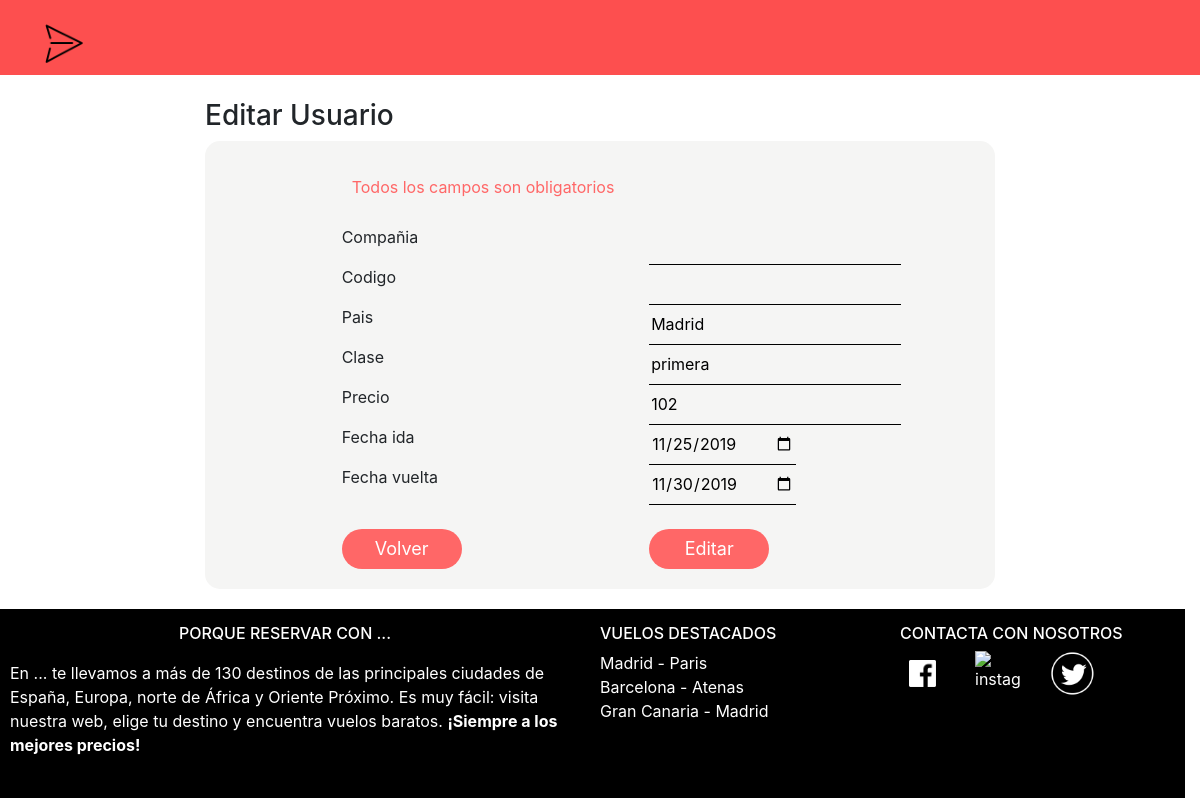
Screenshot of /editar_vuelos.php?idVuelos=1 with the database file from the repository.
### tables this page shows
CREATE TABLE `vuelos` (
  `id` int(11) NOT NULL,
  `pais` varchar(50) NOT NULL,
  `clase` varchar(50) NOT NULL,
  `precio` int(11) NOT NULL,
  `fecha_ida` date NOT NULL,
  `fecha_vuelta` date NOT NULL
);

### editar_vuelos.php (the view, shortened to what this page needs)
<!DOCTYPE html>
<html lang="en">
<head>
    <link href="bootStrap/css/bootstrap.min.css" rel="stylesheet">
</head>
<?php
$id = "";
if (isset($_GET['idVuelos'])) {
    $id = $_GET['idVuelos'];
}
$mysqli = new mysqli('localhost', 'root', '', 'vuelosviajes');
$compania_selec = "";
$pais_selec = "";
$codigo_selec = "";
$precio_selec = "";
$clase_selec = "";
$fecha_ida_selec = "";
$fecha_vuelta_selec = "";
if ($resultado = $mysqli->query('SELECT * FROM vuelos WHERE id="' . $id . '"')) {
    while ($fila = $resultado->fetch_assoc()) {
        $compania_selec = $fila['compania'];
        $pais_selec = $fila['pais'];
        $codigo_selec = $fila['codigo'];
        $precio_selec = $fila['precio'];
        $clase_selec = $fila['clase'];
        $fecha_ida_selec = $fila['fecha_ida'];
        $fecha_vuelta_selec = $fila['fecha_vuelta'];
    }
}
?>
<body>
    <div class="contenedor">
        <div class="container-fluid divCabecera">
            <nav class="navbar navbar-expand-sm navbar-light ">
                <a href="index.php" class="navbar-brand"><img src="img/logo.png" width="60px" height="60px"></a>
            </nav>
        </div>
    </div>
    <div class="row">
        <div class="col-2 col-sm-2"> </div>
        <div class="col-9 col-sm-8"><br>
            <h3>Editar Usuario</h3>
            <div class="cuerpo">
                <div class="row"><br>
                    <div class="col-2"> </div>
                    <div class="col-9"><br>
                        <p class="aviso">Todos los campos son obligatorios</p>
                        <form action="" method="post">
                            <div class="row">
                                <div class="col-12  col-md-6">
                                    Compañia
                                </div>
                                <div class="col-12 col-md-6">
                                    <input type="text" name="compania" value="<?php echo $compania_selec ?>">
                                </div>
                            </div>
                            <div class="row">
                                <div class="col-12  col-md-6">
                                    Codigo
                                </div>
                                <div class="col-12 col-md-6">
                                    <input type="text" name="codigo" value="<?php echo $codigo_selec ?>">
                                </div>
                            </div>
                            <div class="row">
                                <div class="col-12  col-md-6">
                                    Pais
                                </div>
                                <div class="col-12 col-md-6">
                                    <input type="text" name="pais" value="<?php echo $pais_selec ?>">
                                </div>
                            </div>
                            <div class="row">
                                <div class="col-12  col-md-6">
                                    Clase
                                </div>
                                <div class="col-12 col-md-6">
                                    <input type="text" name="clase" value="<?php echo $clase_selec ?>">
                                </div>
                            </div>
                            <div class="row">
                                <div class="col-12  col-md-6">
                                    Precio
                                </div>
                                <div class="col-12 col-md-6">
                                    <input type="text" name="precio" value="<?php echo $precio_selec ?>">
                                </div>
                            </div>
                            <div class="row">
                                <div class="col-12  col-md-6">
                                    Fecha ida
                                </div>
                                <div class="col-12 col-md-6">
                                    <input type="date" name="fecha_ida" value="<?php echo $fecha_ida_selec ?>">
                                </div>
                            </div>
                            <div class="row">
                                <div class="col-12  col-md-6">
                                    Fecha vuelta
                                </div>
                                <div class="col-12 col-md-6">
                                    <input type="date" name="fecha_vuelta" value="<?php echo $fecha_vuelta_selec ?>">
                                </div>
                            </div>
                            <div class="row">
                                <div class="col-12  col-md-6">
                                    <br>
                                    <input type="submit" name="volver" value="Volver">
                                </div>
                                <div class="col-12 col-md-6">
                                    <br>
                                    <input type="submit" name="enviar" value="Editar">
                                </div>
                            </div>
                        </form>
                    </div>
                    <div class="col-1"></div>
                </div>
            </div>
        </div>
        <div class="col-1 col-sm-2"></div>
    </div>
    <div class="row footer">
        <div class="container-fluid text-center text-md-left col-xs-12" style="background-color: black; color:white">
            <div class="row">
                <div class="col-md-6 mt-md-0 mt-3" style="padding: 15px;">
                    <center>
                        <h6 class="text-uppercase">Porque reservar con ...</h6>
                    </center>
                    <p class="parrafoFooter">En ... te llevamos a más de 130 destinos de las principales ciudades de España,
                        Europa, norte de África y Oriente Próximo. Es muy fácil: visita nuestra web,
                        elige tu destino y encuentra vuelos baratos.
                        <b>¡Siempre a los mejores precios!</b></p>
                </div>
                <div class="col-md-3 mb-md-0 mb-3 d-none d-md-block" style="padding: 15px;">
                    <h6 class="text-uppercase">Vuelos destacados</h6>
                    <ul class="list-unstyled">
                        <li>
                            Madrid - Paris
                        </li>
                        <li>
                            Barcelona - Atenas
                        </li>
                        <li>
                            Gran Canaria - Madrid
                        </li>
                    </ul>
                </div>
                <div class="col-md-3 mb-md-0 mb-3" style="padding: 15px;">
                    <h6 class="text-uppercase">Contacta con nosotros</h6>
                    <div class="row">
                        <img class="col-3 icon" src="img/ico/facebook.png" alt="Facebook">
                        <img class=" col-3 icon" src="img/ico/instagram.png" alt="instagram">
                        <img class="col-3 icon" src="img/ico/twitter.png" alt="twitter">
                    </div>
                </div>
            </div>
        </div>
    </div>
</body>
</html>

### editar_vuelos.php (style rules this page uses)
.divCabecera { background-color: #FD4F4F; width: 100%; height: 75px; margin: auto; }
p { padding: 10px; }
.footer { bottom: 0; max-height: 200px; width: 100%; }
.cuerpo { background-color: #F5F5F4; min-height: 400px; border-radius: 15px; margin-bottom: 20px; padding-bottom: 20px; }
input[type="password"], input[type="text"], input[type="date"] { border: none; border-bottom: 1px solid black; background: transparent; outline: none; height: 40px; color: black; font-size: 16px; padding: 2px; }
input[type="submit"] { border: none; outline: none; height: 40px; background: #FF6767; color: #fff; font-size: 18px; border-radius: 20px; width: 120px; }
html { overflow-x: hidden; }
.aviso { color: #FF6767 }

### rows the page displays
vuelos: pais "Madrid", clase "primera", precio "102", fecha_ida "11/25/2019", fecha_vuelta "11/30/2019"
